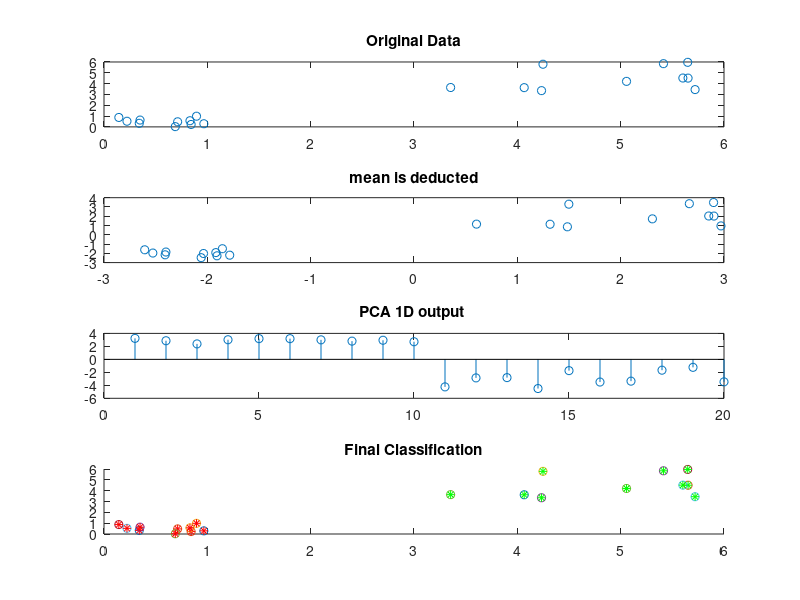

MATLAB code for this plot:
clc;
close all;
clear all;
numdata=20; 
%% step 1, generating a dataset
x1=rand(numdata/2,1);
y1=rand(numdata/2,1);
x2=3*rand(numdata/2,1)+3;
y2=3*rand(numdata/2,1)+3;
x=[x1;x2];
y=[y1;y2];
subplot(4,1,1);
plot(x,y, 'o');
title('Original Data');
%% step 2, finding a mean and subtracting
xmean=mean(x);
ymean=mean(y);
xnew=x-xmean*ones(numdata,1);
ynew=y-ymean*ones(numdata,1);
subplot(4,1,2);
plot(xnew,ynew, 'o');
title('mean is deducted')
%% step 3, covariance matrix
covariancematrix=cov(xnew,ynew);
%% step 4, Finding Eigenvectors
[V,D] = eig(covariancematrix);
D=diag(D);
maxeigval=V(:,find(D==max(D)));
%% step 5, Deriving the new data set
%finding the projection onto the eigenvectors
finaldata=maxeigval'*[xnew,ynew]';
subplot(4,1,3);
stem(finaldata, 'DisplayName', 'finaldata', 'YDataSource', 'finaldata');
title('PCA 1D output ')
%we do a classification now
subplot(4,1,4);
title('Final Classification')
hold on
for i=1:size(finaldata,2)
    if  finaldata(i)>=0
        plot(x(i),y(i),'o')
        plot(x(i),y(i),'r*')
        
    else
        plot(x(i),y(i),'o')
        plot(x(i),y(i),'g*')
    end
    
end